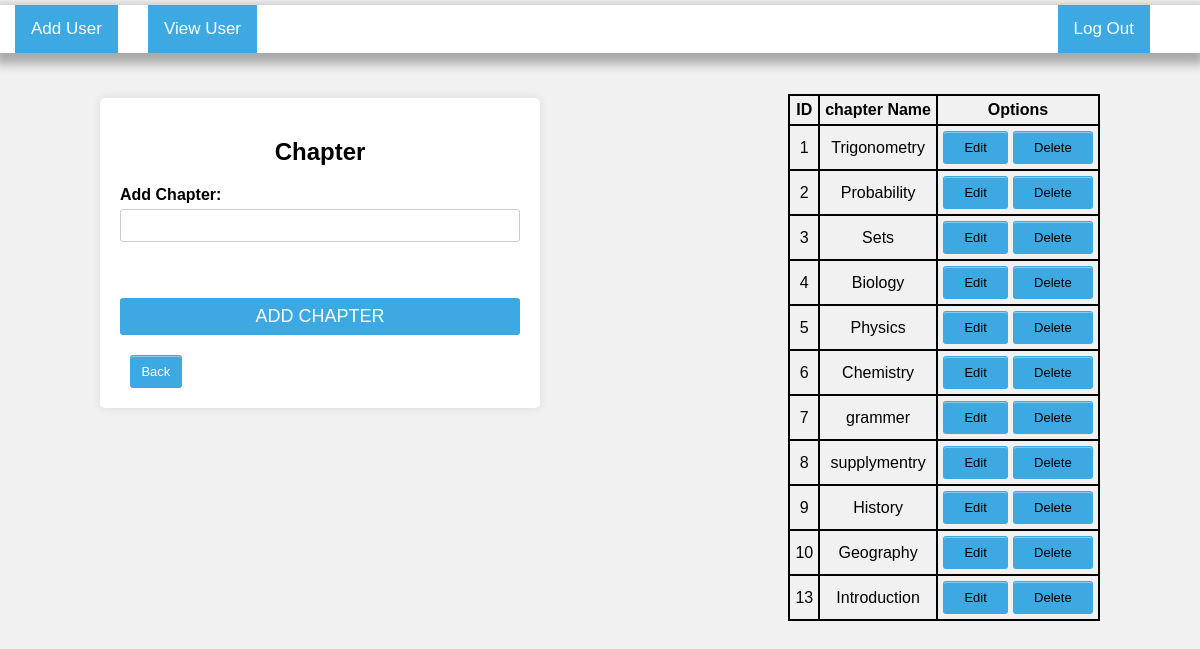
The page /chapter.php (signed in) on the database its author committed.
### tables this page shows
CREATE TABLE `chapter` (
  `id` int NOT NULL,
  `chapter_name` varchar(50) NOT NULL
);

### chapter.php (the view, shortened to what this page needs)
<?php
include 'header.php';
?>
<html>
<head>
    <link rel="stylesheet" href="register.css">
</head>
<body>
    <body>
        <div class="container" style= "float: left;margin-left: 100px;">
            <h2>Chapter</h2>
            <form method="post" accept="">
                <div class="form-group">
                    <label for="name">Add Chapter:</label>
                    <input type="text" id="chapter" name="chapter" >
                </div>
                <br><br>
                <div class="form-group">
                    <input type="submit" name="submit" value="Add Chapter" required>
                </div>
            </form>
            <a href="education.php"><button>Back</button></a>
        </div>
    </body>
</html>
<?php
$sqlSelect = "select * from chapter";
$result = mysqli_query($conn, $sqlSelect);
if (mysqli_num_rows($result) > 0) {
    ?>
    <table style= "float: right; margin-right: 100px;">
        <tr>
            <th>ID</th>
            <th>chapter Name</th>
            <th>Options</th>
        </tr>
        <?php
        while ($row = mysqli_fetch_array($result)) {
            ?>
            <tr>
                <td>
                    <?php echo $row['id']; ?>
                </td>
                <td>
                    <?php echo $row['chapter_name']; ?>
                </td>
                <td>
                    <button><a href="edit_chapter.php?view= <?php echo $row["id"]; ?>">Edit</a></button>
                    <button><a href="delete_chapter.php?delete= <?php echo $row["id"]; ?>">Delete</a></button>
                </td>
            </tr>
        <?php
        }
        ?>
    </table>
    <?php
}
?>

### register.css (style rules this page uses)
body { font-family: Arial, sans-serif; background-color: #f1f1f1; margin: 0; padding: 0; }
.container { width: 400px; margin: 40px auto; background-color: #fff; padding: 20px; border-radius: 5px; box-shadow: 0 0 10px rgba(0, 0, 0, 0.1); }
h2 { text-align: center; }
.form-group { margin-bottom: 20px; }
.form-group label { display: block; margin-bottom: 5px; font-weight: bold; }
.form-group input { width: 100%; padding: 8px; border: 1px solid #ccc; border-radius: 3px; }
.form-group input[type="submit"] { border: none; display: block; background-color: #3ca9e2; color: #fff; text-transform: uppercase; cursor: pointer; -webkit-transition: all 0.2s ease; transition: all 0.2s ease; font-size: 18px; position: relative; display: inline-block; cursor: pointer; text-align: center; }

### chapter.php (style rules this page uses)
table { border: 1px solid black; border-spacing: 0; }
th, td { border: 1px solid black; padding: 5px; text-align: center; }
button { background-color: #3ca9e2; border: 1px solid transparent; border-radius: 3px; box-shadow: rgba(255, 255, 255, .4) 0 1px 0 0 inset; box-sizing: border-box; color: #fff; cursor: pointer; display: inline-block; font-size: 13px; font-weight: 400; line-height: 1.15385; margin: 0; outline: none; padding: 8px 0.8em; position: relative; text-align: center; text-decoration: none; user-select: none; -webkit-user-select: none; touch-action: manipulation; vertical-align: baseline; white-space: nowrap; }
a { text-decoration: none; background-color: linear-gradient(to right, whitesmoke, lightgrey); color: black; margin: 10px; }

### rows shown on the page
chapter: id "1", chapter_name "Trigonometry"
chapter: id "2", chapter_name "Probability"
chapter: id "3", chapter_name "Sets"
chapter: id "4", chapter_name "Biology"
chapter: id "5", chapter_name "Physics"
chapter: id "6", chapter_name "Chemistry"
chapter: id "7", chapter_name "grammer"
chapter: id "8", chapter_name "supplymentry"
chapter: id "9", chapter_name "History"
chapter: id "10", chapter_name "Geography"
chapter: id "13", chapter_name "Introduction"
